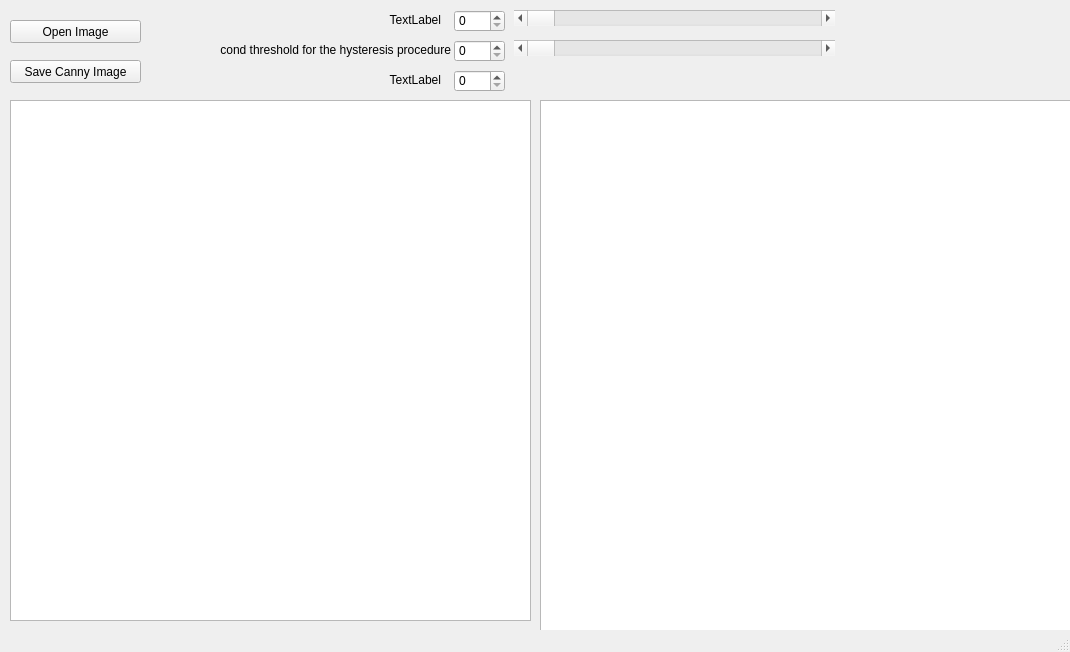
<?xml version="1.0" encoding="UTF-8"?>
<ui version="4.0">
 <class>MainWindow</class>
 <widget class="QMainWindow" name="MainWindow">
  <property name="geometry">
   <rect>
    <x>0</x>
    <y>0</y>
    <width>1070</width>
    <height>652</height>
   </rect>
  </property>
  <property name="sizePolicy">
   <sizepolicy hsizetype="Preferred" vsizetype="Preferred">
    <horstretch>0</horstretch>
    <verstretch>0</verstretch>
   </sizepolicy>
  </property>
  <property name="windowTitle">
   <string>MainWindow</string>
  </property>
  <widget class="QWidget" name="centralWidget">
   <widget class="QPushButton" name="pushButtonOpenImage">
    <property name="geometry">
     <rect>
      <x>10</x>
      <y>20</y>
      <width>131</width>
      <height>23</height>
     </rect>
    </property>
    <property name="text">
     <string>Open Image</string>
    </property>
   </widget>
   <widget class="QLabel" name="label">
    <property name="geometry">
     <rect>
      <x>220</x>
      <y>10</y>
      <width>221</width>
      <height>20</height>
     </rect>
    </property>
    <property name="text">
     <string>TextLabel</string>
    </property>
    <property name="alignment">
     <set>Qt::AlignRight|Qt::AlignTrailing|Qt::AlignVCenter</set>
    </property>
   </widget>
   <widget class="QScrollBar" name="horizontalScrollBar_Thr1">
    <property name="geometry">
     <rect>
      <x>514</x>
      <y>10</y>
      <width>321</width>
      <height>16</height>
     </rect>
    </property>
    <property name="orientation">
     <enum>Qt::Horizontal</enum>
    </property>
   </widget>
   <widget class="QGraphicsView" name="graphicsViewImage">
    <property name="enabled">
     <bool>true</bool>
    </property>
    <property name="geometry">
     <rect>
      <x>10</x>
      <y>100</y>
      <width>521</width>
      <height>521</height>
     </rect>
    </property>
    <property name="minimumSize">
     <size>
      <width>100</width>
      <height>100</height>
     </size>
    </property>
   </widget>
   <widget class="QSpinBox" name="spinBox_Thr1">
    <property name="geometry">
     <rect>
      <x>454</x>
      <y>10</y>
      <width>51</width>
      <height>22</height>
     </rect>
    </property>
   </widget>
   <widget class="QSpinBox" name="spinBox_Thr2">
    <property name="geometry">
     <rect>
      <x>454</x>
      <y>40</y>
      <width>51</width>
      <height>22</height>
     </rect>
    </property>
   </widget>
   <widget class="QSpinBox" name="spinBox_apertureSize">
    <property name="geometry">
     <rect>
      <x>454</x>
      <y>70</y>
      <width>51</width>
      <height>22</height>
     </rect>
    </property>
   </widget>
   <widget class="QScrollBar" name="horizontalScrollBar_Thr2">
    <property name="geometry">
     <rect>
      <x>514</x>
      <y>40</y>
      <width>321</width>
      <height>16</height>
     </rect>
    </property>
    <property name="orientation">
     <enum>Qt::Horizontal</enum>
    </property>
   </widget>
   <widget class="QPushButton" name="pushButtonSaveCannyImage">
    <property name="geometry">
     <rect>
      <x>10</x>
      <y>60</y>
      <width>131</width>
      <height>23</height>
     </rect>
    </property>
    <property name="text">
     <string>Save Canny Image</string>
    </property>
   </widget>
   <widget class="QLabel" name="label_2">
    <property name="geometry">
     <rect>
      <x>220</x>
      <y>40</y>
      <width>231</width>
      <height>20</height>
     </rect>
    </property>
    <property name="text">
     <string>Second threshold for the hysteresis procedure</string>
    </property>
    <property name="alignment">
     <set>Qt::AlignRight|Qt::AlignTrailing|Qt::AlignVCenter</set>
    </property>
   </widget>
   <widget class="QLabel" name="label_3">
    <property name="geometry">
     <rect>
      <x>220</x>
      <y>70</y>
      <width>221</width>
      <height>20</height>
     </rect>
    </property>
    <property name="text">
     <string>TextLabel</string>
    </property>
    <property name="alignment">
     <set>Qt::AlignRight|Qt::AlignTrailing|Qt::AlignVCenter</set>
    </property>
   </widget>
   <widget class="QGraphicsView" name="graphicsViewCannyImage">
    <property name="geometry">
     <rect>
      <x>540</x>
      <y>100</y>
      <width>1000</width>
      <height>1000</height>
     </rect>
    </property>
    <property name="minimumSize">
     <size>
      <width>100</width>
      <height>100</height>
     </size>
    </property>
   </widget>
  </widget>
  <widget class="QStatusBar" name="statusBar"/>
 </widget>
 <layoutdefault spacing="6" margin="11"/>
 <resources/>
 <connections>
  <connection>
   <sender>horizontalScrollBar_Thr1</sender>
   <signal>valueChanged(int)</signal>
   <receiver>spinBox_Thr1</receiver>
   <slot>setValue(int)</slot>
   <hints>
    <hint type="sourcelabel">
     <x>235</x>
     <y>48</y>
    </hint>
    <hint type="destinationlabel">
     <x>187</x>
     <y>50</y>
    </hint>
   </hints>
  </connection>
  <connection>
   <sender>spinBox_Thr1</sender>
   <signal>valueChanged(int)</signal>
   <receiver>horizontalScrollBar_Thr1</receiver>
   <slot>setValue(int)</slot>
   <hints>
    <hint type="sourcelabel">
     <x>192</x>
     <y>62</y>
    </hint>
    <hint type="destinationlabel">
     <x>275</x>
     <y>51</y>
    </hint>
   </hints>
  </connection>
  <connection>
   <sender>horizontalScrollBar_Thr2</sender>
   <signal>valueChanged(int)</signal>
   <receiver>spinBox_Thr2</receiver>
   <slot>setValue(int)</slot>
   <hints>
    <hint type="sourcelabel">
     <x>248</x>
     <y>82</y>
    </hint>
    <hint type="destinationlabel">
     <x>196</x>
     <y>89</y>
    </hint>
   </hints>
  </connection>
  <connection>
   <sender>spinBox_Thr2</sender>
   <signal>valueChanged(int)</signal>
   <receiver>horizontalScrollBar_Thr2</receiver>
   <slot>setValue(int)</slot>
   <hints>
    <hint type="sourcelabel">
     <x>186</x>
     <y>75</y>
    </hint>
    <hint type="destinationlabel">
     <x>300</x>
     <y>79</y>
    </hint>
   </hints>
  </connection>
 </connections>
</ui>
